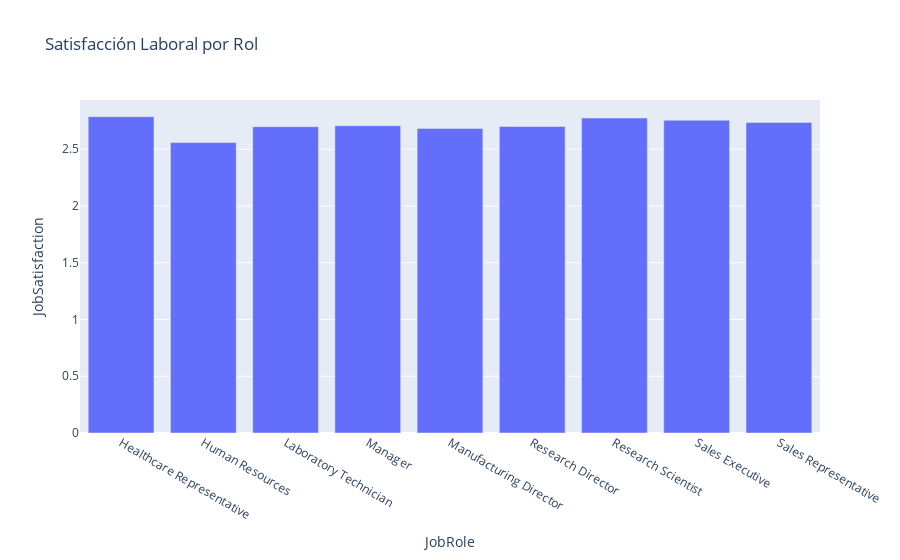

The code cell stored with this chart in its notebook:
### Code cell
data_avg = data.groupby('JobRole', as_index=False)['JobSatisfaction'].mean()
fig = px.bar(data_avg, x='JobRole', y='JobSatisfaction',
title='Satisfacción Laboral por Rol')
fig.show()

### Figure 1 — Plotly figure (JSON) as saved in the notebook; plotly's stock layout.template omitted (floating-point values rounded to 4 significant figures)
{"data": [{"alignmentgroup": "True", "hovertemplate": "JobRole=%{x}<br>JobSatisfaction=%{y}<extra></extra>", "legendgroup": "", "marker": {"color": "#636efa", "pattern": {"shape": ""}}, "name": "", "offsetgroup": "", "orientation": "v", "showlegend": false, "textposition": "auto", "type": "bar", "x": ["Healthcare Representative", "Human Resources", "Laboratory Technician", "Manager", "Manufacturing Director", "Research Director", "Research Scientist", "Sales Executive", "Sales Representative"], "xaxis": "x", "y": [2.786, 2.558, 2.698, 2.706, 2.683, 2.7, 2.774, 2.755, 2.735], "yaxis": "y"}], "layout": {"barmode": "relative", "legend": {"tracegroupgap": 0}, "title": {"text": "Satisfacción Laboral por Rol"}, "xaxis": {"anchor": "y", "domain": [0, 1], "title": {"text": "JobRole"}}, "yaxis": {"anchor": "x", "domain": [0, 1], "title": {"text": "JobSatisfaction"}}}}
